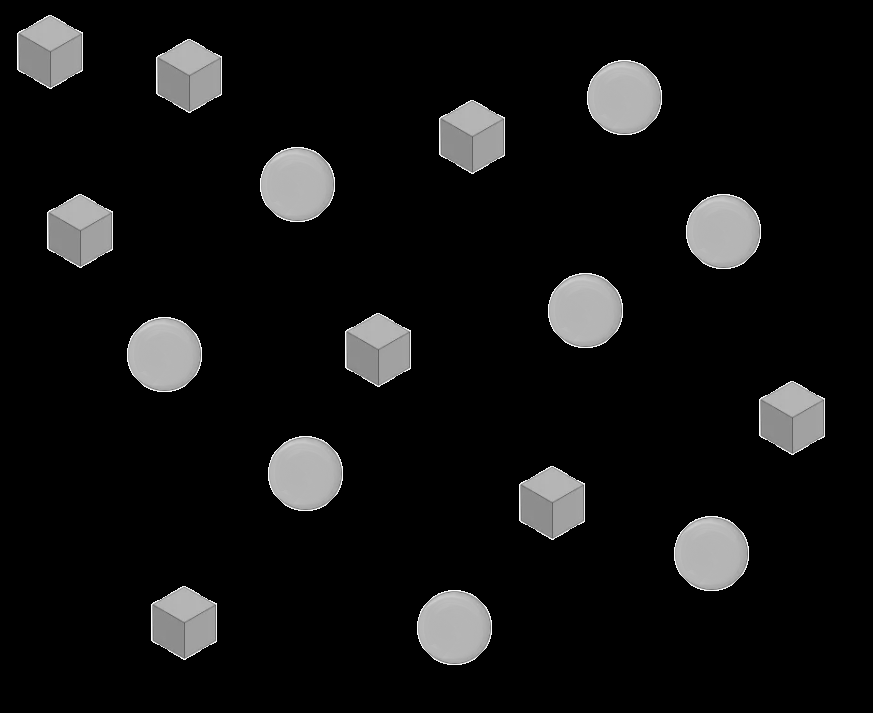
#> input picture thesis/img/shapes_in.png, 873 x 713 px
$ python shapes_correlation.py
#> lines starting #> are read from the running program, lines starting #| are printed output that depends on the picture
'''
======================
3D surface (color map)
======================

Demonstrates plotting a 3D surface colored with the coolwarm color map.
The surface is made opaque by using antialiased=False.

Also demonstrates using the LinearLocator and custom formatting for the
z axis tick labels.
'''

from mpl_toolkits.mplot3d import Axes3D
import matplotlib.pyplot as plt
from matplotlib import cm
from matplotlib.ticker import LinearLocator, FormatStrFormatter
import numpy as np
from pylab import *
from PIL import Image
from matplotlib.patches import Rectangle, Ellipse
from matplotlib.collections import PatchCollection
from scipy.signal import correlate

img = asarray(Image.open("shapes_in.png").convert('L'))
print(img.shape)
#| (713, 873)
i=350
j=170
s=50
area = [Rectangle( (j-s, i-s), 2*s, 2*s)]
#gca().add_collection(PatchCollection(area, facecolor='none', edgecolor='r'))
imshow(img)
savefig("shapes.png", bbox_inches = 'tight', pad_inches = 0)
show()

print(img)
#> (printed output is left out)

fig = figure(figsize=(1,1))
area = img[i-s:i+s, j-s:j+s]
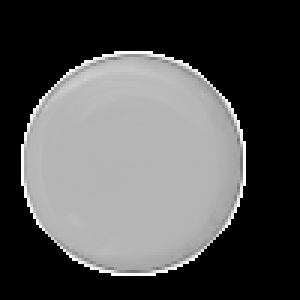
#> area: shape (100, 100) (shown 3 times larger); min 0, max 254, mean 81.2

imshow(area)
fig.savefig("shapes_pattern.png", bbox_inches = 'tight', pad_inches = 0)
show()

fig = plt.figure()
ax = fig.gca()
print(img.shape)
#| (713, 873)
print(area.shape)
#| (100, 100)
img = img.astype('uint64')
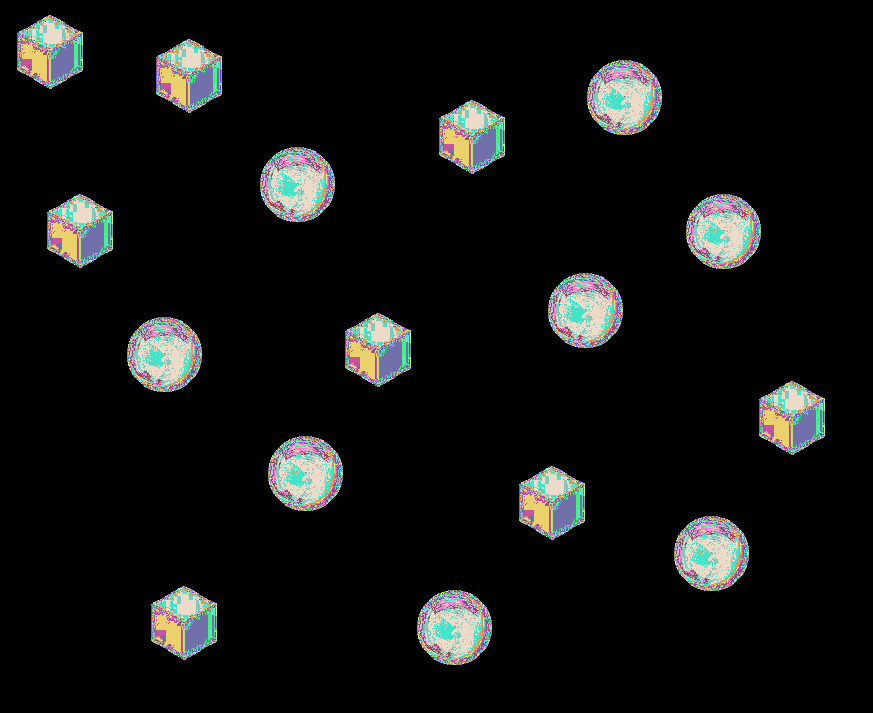
#> img: shape (713, 873) uint64; 154 distinct labels, from 0 to 254; one colour per label, 0 black
area = area.astype('uint64')
#img = img - mean(img)
#area = area - mean(area)
cor = correlate(img, area, mode='full')
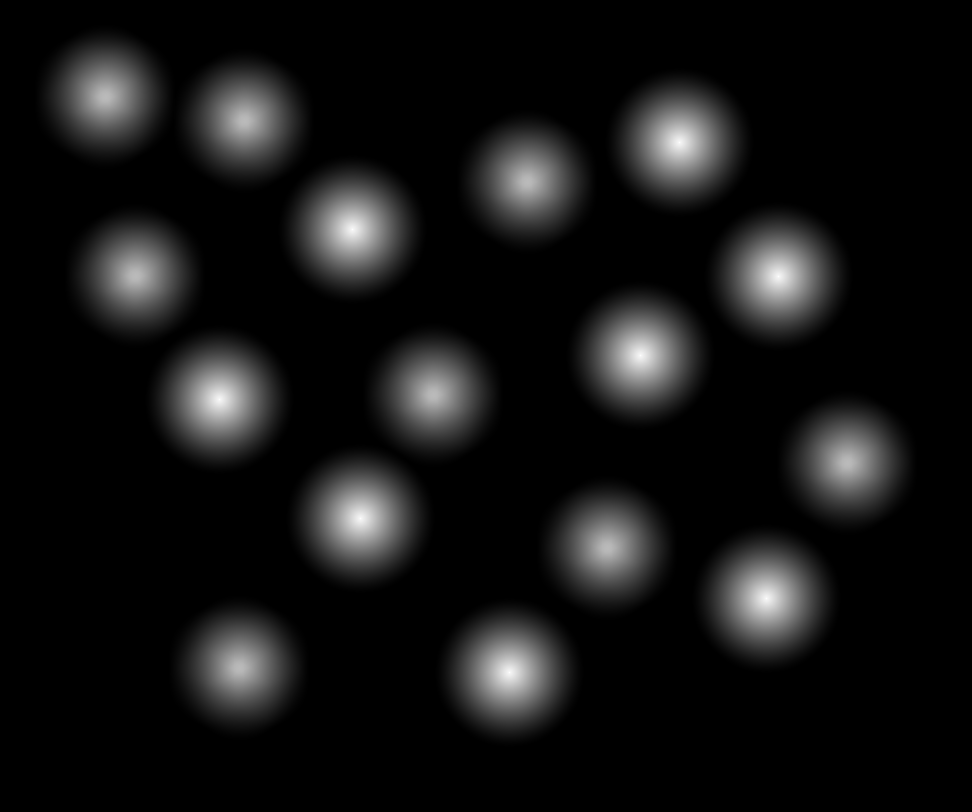
#> cor: shape (812, 972) uint64; min 0, max 149593891, mean 11657078.3; drawn with min black and max white
print(type(img))
#| <class 'numpy.ndarray'>
print(type(cor))
#| <class 'numpy.ndarray'>
print(area)
#> (printed output is left out)
print(cor)
#> (printed output is left out)


X = np.arange(cor.shape[1]) - s
#> X = 972 values from -50 to 921
Y = np.arange(cor.shape[0]) - s
#> Y = 812 values from -50 to 761
#X, Y = np.meshgrid(X, Y)

# Plot the surface.
#surf = ax.plot_surface(X, Y, cor, cmap=cm.coolwarm, linewidth=0, antialiased=False)
imshow(cor, extent = [-2*s, cor.shape[1]-2*s, cor.shape[0]-2*s , -2*s])

# [7 lines of commented-out code are left out]
savefig("shapes_correlated.png", bbox_inches = 'tight', pad_inches = 0)
plt.show()
